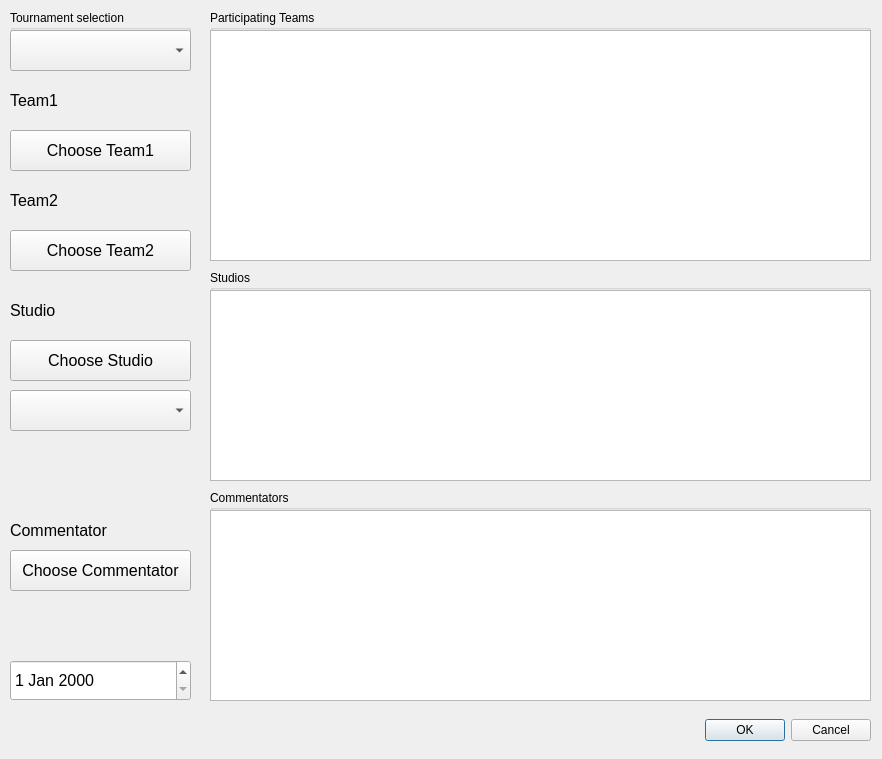
<?xml version="1.0" encoding="UTF-8"?>
<ui version="4.0">
 <class>MatchCreationDialog</class>
 <widget class="QDialog" name="MatchCreationDialog">
  <property name="geometry">
   <rect>
    <x>0</x>
    <y>0</y>
    <width>882</width>
    <height>759</height>
   </rect>
  </property>
  <property name="windowTitle">
   <string>Match creation dialog</string>
  </property>
  <widget class="QGroupBox" name="groupBox">
   <property name="geometry">
    <rect>
     <x>210</x>
     <y>10</y>
     <width>661</width>
     <height>251</height>
    </rect>
   </property>
   <property name="title">
    <string>Participating Teams</string>
   </property>
   <widget class="QTableView" name="teams_tableView">
    <property name="geometry">
     <rect>
      <x>0</x>
      <y>20</y>
      <width>661</width>
      <height>231</height>
     </rect>
    </property>
   </widget>
  </widget>
  <widget class="QComboBox" name="studios_comboBox">
   <property name="geometry">
    <rect>
     <x>10</x>
     <y>390</y>
     <width>181</width>
     <height>41</height>
    </rect>
   </property>
   <property name="font">
    <font>
     <pointsize>12</pointsize>
    </font>
   </property>
  </widget>
  <widget class="QGroupBox" name="groupBox_2">
   <property name="geometry">
    <rect>
     <x>10</x>
     <y>10</y>
     <width>181</width>
     <height>61</height>
    </rect>
   </property>
   <property name="title">
    <string>Tournament selection</string>
   </property>
   <widget class="QComboBox" name="tournament_comboBox">
    <property name="geometry">
     <rect>
      <x>0</x>
      <y>20</y>
      <width>181</width>
      <height>41</height>
     </rect>
    </property>
    <property name="font">
     <font>
      <pointsize>12</pointsize>
     </font>
    </property>
   </widget>
  </widget>
  <widget class="QPushButton" name="choose_team1_btn">
   <property name="geometry">
    <rect>
     <x>10</x>
     <y>130</y>
     <width>181</width>
     <height>41</height>
    </rect>
   </property>
   <property name="font">
    <font>
     <pointsize>12</pointsize>
    </font>
   </property>
   <property name="text">
    <string>Choose Team1</string>
   </property>
  </widget>
  <widget class="QPushButton" name="choose_team2_btn">
   <property name="geometry">
    <rect>
     <x>10</x>
     <y>230</y>
     <width>181</width>
     <height>41</height>
    </rect>
   </property>
   <property name="font">
    <font>
     <pointsize>12</pointsize>
    </font>
   </property>
   <property name="text">
    <string>Choose Team2</string>
   </property>
  </widget>
  <widget class="QLabel" name="team1_label">
   <property name="geometry">
    <rect>
     <x>10</x>
     <y>80</y>
     <width>181</width>
     <height>41</height>
    </rect>
   </property>
   <property name="font">
    <font>
     <pointsize>12</pointsize>
    </font>
   </property>
   <property name="text">
    <string>Team1</string>
   </property>
  </widget>
  <widget class="QLabel" name="team2_label">
   <property name="geometry">
    <rect>
     <x>10</x>
     <y>180</y>
     <width>181</width>
     <height>41</height>
    </rect>
   </property>
   <property name="font">
    <font>
     <pointsize>12</pointsize>
    </font>
   </property>
   <property name="text">
    <string>Team2</string>
   </property>
  </widget>
  <widget class="QGroupBox" name="groupBox_3">
   <property name="geometry">
    <rect>
     <x>210</x>
     <y>270</y>
     <width>661</width>
     <height>211</height>
    </rect>
   </property>
   <property name="title">
    <string>Studios</string>
   </property>
   <widget class="QTableView" name="studios_tableView">
    <property name="geometry">
     <rect>
      <x>0</x>
      <y>20</y>
      <width>661</width>
      <height>191</height>
     </rect>
    </property>
   </widget>
  </widget>
  <widget class="QGroupBox" name="groupBox_4">
   <property name="geometry">
    <rect>
     <x>210</x>
     <y>490</y>
     <width>661</width>
     <height>211</height>
    </rect>
   </property>
   <property name="title">
    <string>Commentators</string>
   </property>
   <widget class="QTableView" name="commentatros_tableView">
    <property name="geometry">
     <rect>
      <x>0</x>
      <y>20</y>
      <width>661</width>
      <height>191</height>
     </rect>
    </property>
   </widget>
  </widget>
  <widget class="QPushButton" name="choose_studio_btn">
   <property name="geometry">
    <rect>
     <x>10</x>
     <y>340</y>
     <width>181</width>
     <height>41</height>
    </rect>
   </property>
   <property name="font">
    <font>
     <pointsize>12</pointsize>
    </font>
   </property>
   <property name="text">
    <string>Choose Studio</string>
   </property>
  </widget>
  <widget class="QLabel" name="studio_label">
   <property name="geometry">
    <rect>
     <x>10</x>
     <y>290</y>
     <width>181</width>
     <height>41</height>
    </rect>
   </property>
   <property name="font">
    <font>
     <pointsize>12</pointsize>
    </font>
   </property>
   <property name="text">
    <string>Studio</string>
   </property>
  </widget>
  <widget class="QLabel" name="commentator_label">
   <property name="geometry">
    <rect>
     <x>10</x>
     <y>510</y>
     <width>181</width>
     <height>41</height>
    </rect>
   </property>
   <property name="font">
    <font>
     <pointsize>12</pointsize>
    </font>
   </property>
   <property name="text">
    <string>Commentator</string>
   </property>
  </widget>
  <widget class="QPushButton" name="choose_commentator_btn">
   <property name="geometry">
    <rect>
     <x>10</x>
     <y>550</y>
     <width>181</width>
     <height>41</height>
    </rect>
   </property>
   <property name="font">
    <font>
     <pointsize>12</pointsize>
    </font>
   </property>
   <property name="text">
    <string>Choose Commentator</string>
   </property>
  </widget>
  <widget class="QDateEdit" name="dateEdit">
   <property name="geometry">
    <rect>
     <x>10</x>
     <y>660</y>
     <width>181</width>
     <height>41</height>
    </rect>
   </property>
   <property name="font">
    <font>
     <pointsize>12</pointsize>
    </font>
   </property>
  </widget>
  <widget class="QDialogButtonBox" name="buttonBox">
   <property name="geometry">
    <rect>
     <x>480</x>
     <y>710</y>
     <width>391</width>
     <height>41</height>
    </rect>
   </property>
   <property name="orientation">
    <enum>Qt::Horizontal</enum>
   </property>
   <property name="standardButtons">
    <set>QDialogButtonBox::Cancel|QDialogButtonBox::Ok</set>
   </property>
   <property name="centerButtons">
    <bool>false</bool>
   </property>
  </widget>
 </widget>
 <resources/>
 <connections>
  <connection>
   <sender>buttonBox</sender>
   <signal>accepted()</signal>
   <receiver>MatchCreationDialog</receiver>
   <slot>accept()</slot>
   <hints>
    <hint type="sourcelabel">
     <x>248</x>
     <y>254</y>
    </hint>
    <hint type="destinationlabel">
     <x>157</x>
     <y>274</y>
    </hint>
   </hints>
  </connection>
  <connection>
   <sender>buttonBox</sender>
   <signal>rejected()</signal>
   <receiver>MatchCreationDialog</receiver>
   <slot>reject()</slot>
   <hints>
    <hint type="sourcelabel">
     <x>316</x>
     <y>260</y>
    </hint>
    <hint type="destinationlabel">
     <x>286</x>
     <y>274</y>
    </hint>
   </hints>
  </connection>
 </connections>
</ui>
